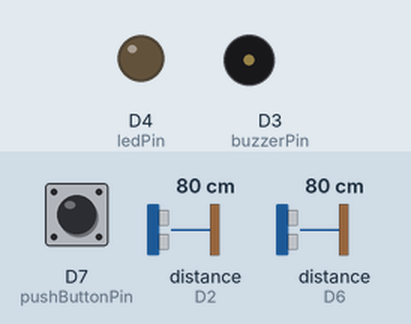
Recording of a sketch running on a simulated ESP8266 (NodeMCU). On the bench: output pins drawn as LEDs (lit = HIGH), buzzer (waves = sounding, pin HIGH). Wiring (inferred from the names in the program): 2 × ultrasonic range finder: trigger D1, echo D2 / trigger D5, echo D6. Inputs (shaded band) come from the test bench; at power-on: D7 (pushButtonPin) HIGH, distance to the obstacle (sensors on D2, D6) 80 cm. The echo pulse lasts 58.3 µs per cm; WiFi joins after 1.5 s; servers stay silent unless stated; pins used as bus, display or sensor lines are not drawn; what the sketch prints to the serial monitor is not drawn.

Above: at 0.1 s.
At 2.7 s:
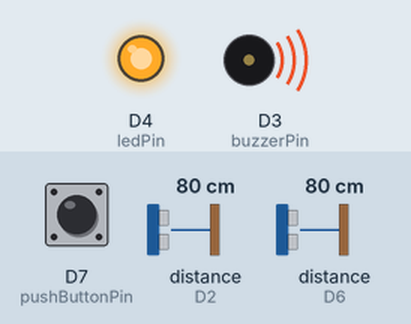
2.8 s: D7 (pushButtonPin) pulled LOW for 2.65 s
Timing chart, 0 to 5.8 s (numbered marks = the images above; inputs shaded):
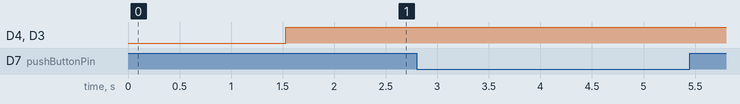

The sketch:

blind_stick_for_two_sensors.ino
```cpp
#include <ESP8266WiFi.h>
#include <FirebaseESP8266.h>

const char* ssid = "Seyram";
const char* password = "seyram801570801";
const char* firebaseHost = "https://blindstick-b0501-default-rtdb.firebaseio.com/";
const char* firebaseAuth = "AIzaSyDa3FRZGPa78g-VZDGoxNydWySses-G5w4";

const int trigPin1 = D1;
const int echoPin1 = D2;
const int trigPin2 = D5;
const int echoPin2 = D6;
const int buzzerPin = D3;      // Define the pin for the buzzer
const int pushButtonPin = D7; // Define the pin for the push button
const int ledPin = D4;        // Define the pin for the LED

long duration1, duration2;
int distance1, distance2;

const int maxDistance = 200;   // Maximum distance of the ultrasonic sensor in centimeters
const int buzzerRange = 100;   // Buzzer activation range in centimeters

FirebaseData firebaseData;

void setup() {
pinMode(trigPin1, OUTPUT);     // Sets the trigPin1 as an Output
pinMode(echoPin1, INPUT);      // Sets the echoPin1 as an Input
pinMode(trigPin2, OUTPUT);     // Sets the trigPin2 as an Output
pinMode(echoPin2, INPUT);      // Sets the echoPin2 as an Input
pinMode(buzzerPin, OUTPUT);    // Sets the buzzerPin as an Output
pinMode(pushButtonPin, INPUT_PULLUP); // Sets the pushButtonPin as an Input with internal pull-up resistor
pinMode(ledPin, OUTPUT);       // Sets the ledPin as an Output

Serial.begin(9600);           // Starts the serial communication

// Connect to Wi-Fi
WiFi.begin(ssid, password);
while (WiFi.status() != WL_CONNECTED) {
delay(500);
Serial.print(".");
}
Serial.println();
Serial.println("WiFi connected!");
Serial.print("IP address: ");
Serial.println(WiFi.localIP());

// Initialize Firebase
Firebase.begin(firebaseHost, firebaseAuth);
}

void Activate1() {
digitalWrite(trigPin1, LOW);
delayMicroseconds(2);
digitalWrite(trigPin1, HIGH);
delayMicroseconds(10);
digitalWrite(trigPin1, LOW);
}

void Activate2() {
digitalWrite(trigPin2, LOW);
delayMicroseconds(2);
digitalWrite(trigPin2, HIGH);
delayMicroseconds(10);
digitalWrite(trigPin2, LOW);
}

void loop() {
Activate1();
duration1 = pulseIn(echoPin1, HIGH);
distance1 = duration1 * 0.034 / 2;

Activate2();
duration2 = pulseIn(echoPin2, HIGH);
distance2 = duration2 * 0.034 / 2;

// Limit the distances to the maximum allowed by the sensor
distance1 = constrain(distance1, 0, maxDistance);
distance2 = constrain(distance2, 0, maxDistance);

// Prints the distances on the Serial Monitor
Serial.print("Obstacle Distance 1: ");
Serial.print(distance1);
Serial.print(" cm, Distance 2: ");
Serial.print(distance2);
Serial.print(" cm");

// Check if either of the distances is within the buzzer activation range
if (distance1 <= buzzerRange || distance2 <= buzzerRange) {
// Activate the buzzer and LED
digitalWrite(buzzerPin, HIGH);
digitalWrite(ledPin, HIGH);
} else {
// Turn off the buzzer and LED
digitalWrite(buzzerPin, LOW);
digitalWrite(ledPin, LOW);
}

// Check if the push button is pressed
if (digitalRead(pushButtonPin) == LOW) {
Serial.println(", Emergency!");
} else {
Serial.println();
}

// Update Firebase with the distances
String firebaseRootPath = "/blinddata";
String firebaseDistance1Path = firebaseRootPath + "/distance1";
String firebaseDistance2Path = firebaseRootPath + "/distance2";

Firebase.setInt(firebaseData, firebaseDistance1Path, distance1);
Firebase.setInt(firebaseData, firebaseDistance2Path, distance2);

// Add a delay to control the rate of sending data to Firebase
delay(2000);
}
```

Measured:
- after the input at 2.8 s, every drawn part: stays the same
